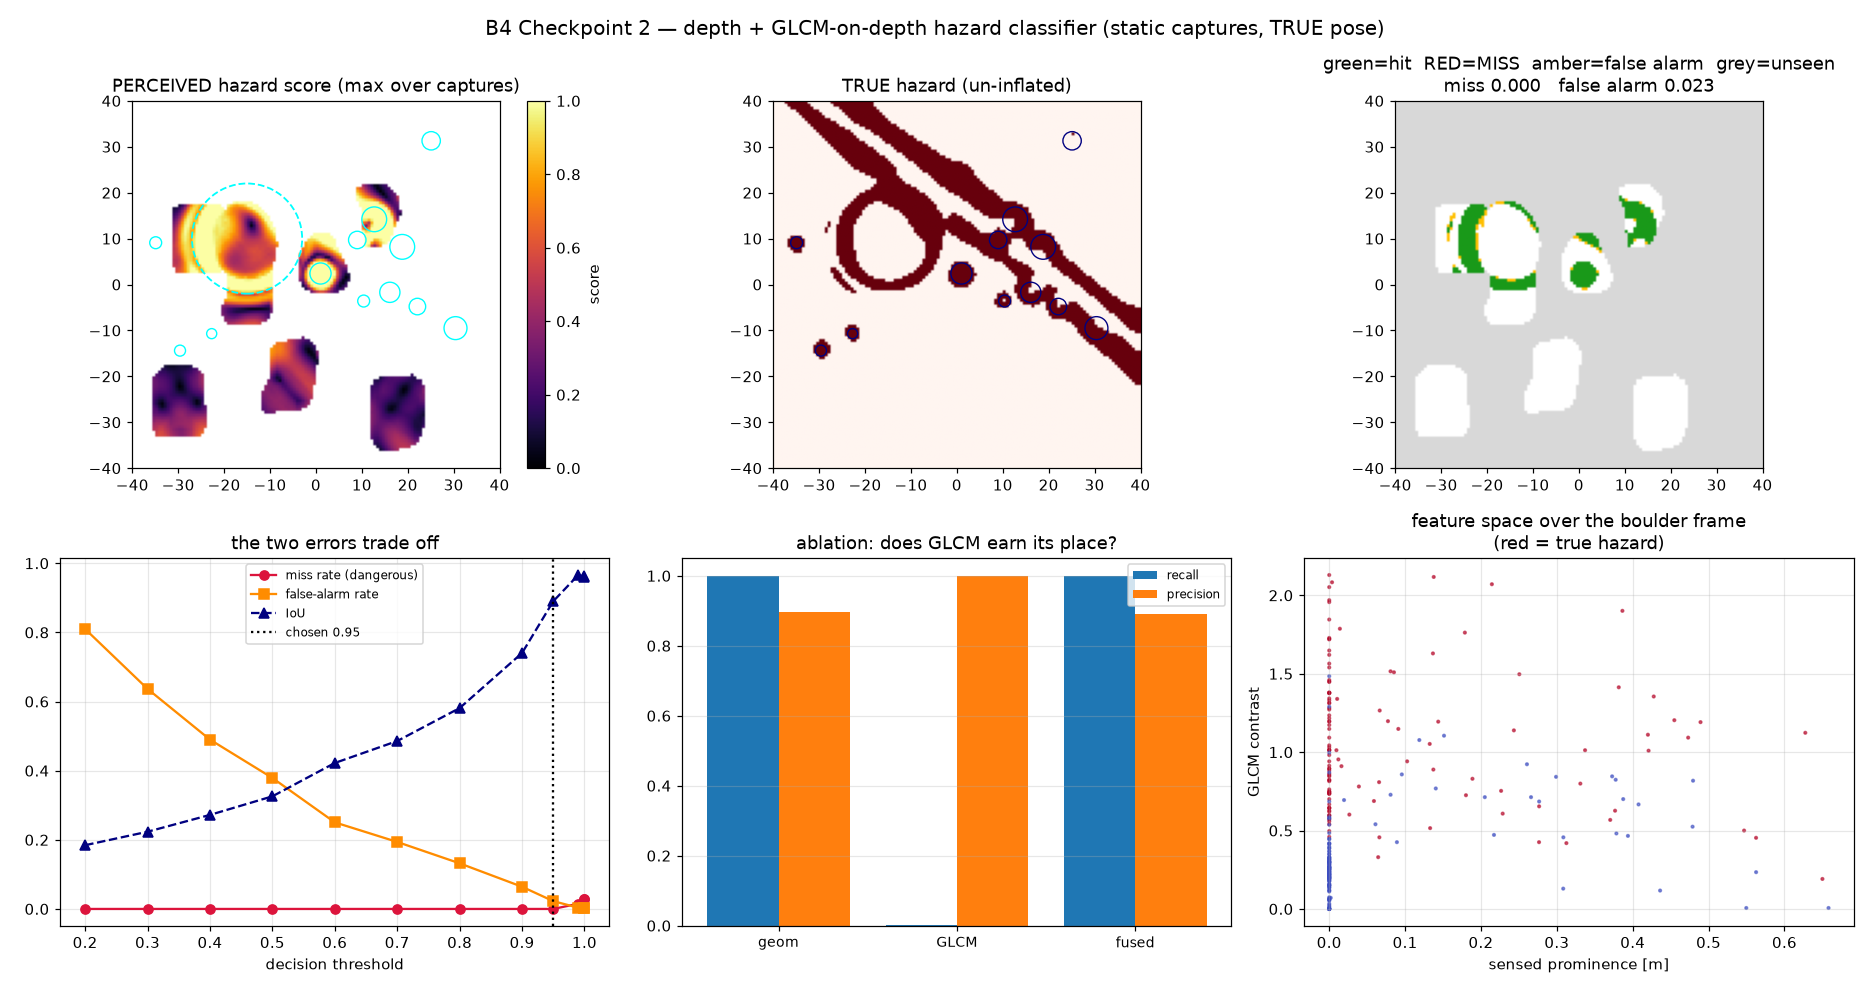

Write the Python code that produced this figure.
"""B4 CHECKPOINT 2 -- per-patch hazard classification, scored against truth."""
import json

import numpy as np
import matplotlib
matplotlib.use("Agg")
import matplotlib.pyplot as plt

import camera_rig
from camera_rig import DownwardCamera
from skyscout_sim import SkyScoutSim
from mars_world import build_heightmap, EXTENT, CELL, CRATER_CENTRE, CRATER_RADIUS
from cost_map import TraversabilityMap, CostParams
from hazard_classify import PerceptParams, score_frame, confusion

RES, FOV, ALT = (320, 240), 60.0, 12.0
ORIGIN = (-EXTENT / 2, -EXTENT / 2)

SITES = [
    ("crater bowl",   (-15.0, 10.0)),
    ("crater rim W",  (-26.0, 10.0)),
    ("crater rim S",  (-15.0, -1.0)),
    ("boulder A",     (12.7, 14.2)),
    ("ridge toe",     (2.0, 6.0)),
    ("open ground SW", (-30.0, -26.0)),
    ("open ground SE", (18.0, -28.0)),
    ("open ground S", (-6.0, -20.0)),
]


def main():
    hmap, feats, rocks = build_heightmap()
    tm = TraversabilityMap(hmap, CELL, ORIGIN, CostParams())
    truth = tm.blocked_raw
    n = tm.n
    pp = PerceptParams()

    print("=== B4 CHECKPOINT 2 -- hazard classification (depth + GLCM-on-depth) ===")
    print(f"  grid {n}x{n} @ {CELL:.3f} m   fine raster {CELL/pp.fine_div:.3f} m")
    print(f"  true hazard cells (un-inflated): {truth.sum()} "
          f"({100*truth.mean():.2f}% of map)")
    print(f"  fusion: noisy-OR  slope^{pp.w_slope} prom^{pp.w_prom} "
          f"rough^{pp.w_rough}   threshold {pp.threshold}")

    sim = SkyScoutSim(start_pos=(SITES[0][1][0], SITES[0][1][1], ALT),
                      logging_level="error", camera_res=RES, camera_fov=FOV)
    rig = DownwardCamera(sim, RES, FOV)
    rig.warm_up()

    acc_score = np.full((n, n), np.nan)
    acc_obs = np.zeros((n, n), bool)
    per_site, frames = [], []

    print(f"\n  {'site':16} {'obs cells':>10} {'true haz':>9} {'recall':>8} "
          f"{'precis':>8} {'miss':>7} {'falarm':>8}")
    for name, (x, y) in SITES:
        pos = np.array([x, y, ALT])
        sim.drone.set_pos(pos)
        depth, _, cam_pos, lookat = rig.capture(pos)
        if rig.self_view_pixels(depth):
            raise SystemExit(f"ABORT: airframe in frame at {name}")
        pts = rig.project(depth, pos)
        r = score_frame(pts, CELL, ORIGIN, n, pp)

        c = confusion(r["score"], truth, r["observed"], pp.threshold)
        per_site.append({"site": name, "xy": [x, y], **c})
        print(f"  {name:16} {c['n_observed']:10d} {c['n_true_hazard']:9d} "
              f"{c['recall']:8.3f} {c['precision']:8.3f} "
              f"{c['miss_rate']:7.3f} {c['false_alarm_rate']:8.3f}")

        m = r["observed"] & np.isfinite(r["score"])
        upd = m & (~acc_obs | (r["score"] > np.nan_to_num(acc_score, nan=-1)))
        acc_score[upd] = r["score"][upd]
        acc_obs |= m
        frames.append({"name": name, "xy": (x, y), "r": r})

    C = confusion(acc_score, truth, acc_obs, pp.threshold)
    print(f"\n=== POOLED over {C['n_observed']} observed cells "
          f"({100*acc_obs.mean():.1f}% of the map) ===")
    print(f"  {'':14}{'pred SAFE':>12}{'pred HAZARD':>13}")
    print(f"  {'true SAFE':14}{C['tn']:12d}{C['fp']:13d}")
    print(f"  {'true HAZARD':14}{C['fn']:12d}{C['tp']:13d}")
    print(f"\n  precision {C['precision']:.3f}   recall {C['recall']:.3f}   "
          f"F1 {C['f1']:.3f}   IoU {C['iou']:.3f}")
    print(f"  MISS rate        {C['miss_rate']:.3f}  "
          f"({C['fn']} real hazard cells called safe)   <-- the dangerous one")
    print(f"  FALSE-ALARM rate {C['false_alarm_rate']:.3f}  "
          f"({C['fp']} safe cells called hazard)        <-- costs range only")

    print(f"\n=== THRESHOLD SWEEP (miss vs false alarm) ===")
    print(f"  {'thr':>6} {'recall':>8} {'precis':>8} {'miss':>8} {'falarm':>8} {'IoU':>7}")
    sweep = []
    for t in [0.2, 0.3, 0.4, 0.5, 0.6, 0.7, 0.8, 0.9, 0.95, 0.99, 0.999, 1.0]:
        c = confusion(acc_score, truth, acc_obs, t)
        sweep.append({"threshold": float(t), **c})
        print(f"  {t:6.2f} {c['recall']:8.3f} {c['precision']:8.3f} "
              f"{c['miss_rate']:8.3f} {c['false_alarm_rate']:8.3f} {c['iou']:7.3f}")

    print(f"\n=== ABLATION -- does GLCM-on-depth add anything over geometry? ===")
    abl = {}
    for tag, kw in (("geometry only (slope+prom)", dict(w_rough=0.0)),
                    ("roughness only (GLCM)", dict(w_slope=0.0, w_prom=0.0)),
                    ("fused (slope+prom+GLCM)", dict())):
        p2 = PerceptParams(**{**pp.__dict__, **kw})
        s = np.full((n, n), np.nan); o = np.zeros((n, n), bool)
        for f in frames:
            pos = np.array([f["xy"][0], f["xy"][1], ALT])
            sim.drone.set_pos(pos)
            depth, _, cp, la = rig.capture(pos)
            rr = score_frame(rig.project(depth, pos), CELL, ORIGIN, n, p2)
            m = rr["observed"] & np.isfinite(rr["score"])
            upd = m & (~o | (rr["score"] > np.nan_to_num(s, nan=-1)))
            s[upd] = rr["score"][upd]; o |= m
        c = confusion(s, truth, o, p2.threshold)
        abl[tag] = c
        print(f"  {tag:28} recall {c['recall']:.3f}  precision {c['precision']:.3f}  "
              f"miss {c['miss_rate']:.3f}  IoU {c['iou']:.3f}")

    print(f"\n=== HAND CHECK -- does a known boulder score high? ===")
    bx, by, br, bh = max(rocks, key=lambda r: r[3])
    i, j = tm.to_grid(bx, by)
    print(f"  tallest boulder ({bx}, {by})  r {br} m  height {bh} m")
    print(f"    cell ({i},{j})  truth hazard = {bool(truth[i,j])}")
    print(f"    perceived score = {acc_score[i,j]:.3f}  "
          f"-> {'HAZARD' if acc_score[i,j] >= pp.threshold else 'SAFE'}")
    print(f"    sensed slope {frames[3]['r']['slope_deg'][i,j]:.1f} deg   "
          f"prominence {frames[3]['r']['prominence_m'][i,j]:.2f} m   "
          f"GLCM contrast {frames[3]['r']['roughness'][i,j]:.2f}")
    print(f"    truth: slope {tm.slope_deg[i,j]:.1f} deg  "
          f"prominence {tm.prominence[i,j]:.2f} m")
    ok_b = acc_score[i, j] >= pp.threshold
    ox, oy = SITES[-3][1]
    oi, oj = tm.to_grid(ox, oy)
    print(f"  open ground ({ox}, {oy}) cell ({oi},{oj})  truth hazard "
          f"{bool(truth[oi,oj])}  perceived {acc_score[oi,oj]:.3f} "
          f"-> {'HAZARD' if acc_score[oi,oj] >= pp.threshold else 'SAFE'}")
    ok_o = acc_score[oi, oj] < pp.threshold
    print(f"  VERDICT: boulder flagged = {ok_b}, open ground clear = {ok_o} "
          f"-> {'PASS' if ok_b and ok_o else 'FAIL'}")

    ext = [-EXTENT/2, EXTENT/2, -EXTENT/2, EXTENT/2]
    fig = plt.figure(figsize=(17, 9))
    gs = fig.add_gridspec(2, 3)

    a = fig.add_subplot(gs[0, 0])
    show = np.where(acc_obs, acc_score, np.nan)
    im = a.imshow(show.T, origin="lower", extent=ext, cmap="inferno", vmin=0, vmax=1)
    a.set_title("PERCEIVED hazard score (max over captures)")
    plt.colorbar(im, ax=a, label="score")
    for x, y, r, hh in rocks:
        a.add_patch(plt.Circle((x, y), r, fill=False, color="cyan", lw=0.9))
    a.add_patch(plt.Circle(CRATER_CENTRE, CRATER_RADIUS, fill=False,
                           color="cyan", lw=1.2, ls="--"))

    a = fig.add_subplot(gs[0, 1])
    a.imshow(truth.T, origin="lower", extent=ext, cmap="Reds")
    a.set_title("TRUE hazard (un-inflated)")
    for x, y, r, hh in rocks:
        a.add_patch(plt.Circle((x, y), r, fill=False, color="navy", lw=0.9))

    a = fig.add_subplot(gs[0, 2])
    err = np.full((n, n, 3), 1.0)
    pred = acc_obs & np.isfinite(acc_score) & (acc_score >= pp.threshold)
    err[acc_obs & truth & pred] = [0.1, 0.6, 0.1]
    err[acc_obs & truth & ~pred] = [0.9, 0.0, 0.0]
    err[acc_obs & ~truth & pred] = [1.0, 0.75, 0.0]
    err[~acc_obs] = [0.85, 0.85, 0.85]
    a.imshow(np.transpose(err, (1, 0, 2)), origin="lower", extent=ext)
    a.set_title(f"green=hit  RED=MISS  amber=false alarm  grey=unseen\n"
                f"miss {C['miss_rate']:.3f}   false alarm {C['false_alarm_rate']:.3f}")

    a = fig.add_subplot(gs[1, 0])
    s = np.array([x["threshold"] for x in sweep])
    a.plot(s, [x["miss_rate"] for x in sweep], "o-", color="crimson",
           label="miss rate (dangerous)")
    a.plot(s, [x["false_alarm_rate"] for x in sweep], "s-", color="darkorange",
           label="false-alarm rate")
    a.plot(s, [x["iou"] for x in sweep], "^--", color="navy", label="IoU")
    a.axvline(pp.threshold, color="k", ls=":", label=f"chosen {pp.threshold}")
    a.set_xlabel("decision threshold"); a.legend(fontsize=8); a.grid(alpha=0.3)
    a.set_title("the two errors trade off")

    a = fig.add_subplot(gs[1, 1])
    names = list(abl.keys())
    xs = np.arange(len(names))
    a.bar(xs - 0.2, [abl[k]["recall"] for k in names], 0.4, label="recall")
    a.bar(xs + 0.2, [abl[k]["precision"] for k in names], 0.4, label="precision")
    a.set_xticks(xs); a.set_xticklabels(["geom", "GLCM", "fused"], fontsize=9)
    a.legend(fontsize=8); a.grid(alpha=0.3, axis="y")
    a.set_title("ablation: does GLCM earn its place?")

    a = fig.add_subplot(gs[1, 2])
    f = frames[3]["r"]
    m = f["observed"]
    a.scatter(np.where(m, f["prominence_m"], np.nan).ravel(),
              np.where(m, f["roughness"], np.nan).ravel(),
              c=np.where(m, truth, np.nan).ravel(), cmap="coolwarm", s=3, alpha=.6)
    a.set_xlabel("sensed prominence [m]"); a.set_ylabel("GLCM contrast")
    a.set_title("feature space over the boulder frame\n(red = true hazard)")
    a.grid(alpha=0.3)

    fig.suptitle("B4 Checkpoint 2 — depth + GLCM-on-depth hazard classifier "
                 "(static captures, TRUE pose)", fontsize=13)
    fig.tight_layout()
    fig.savefig("b4_step2_classify.png", dpi=110)
    print("\n  plot  b4_step2_classify.png")

    with open("b4_step2_classify.json", "w") as fh:
        json.dump({"params": pp.__dict__, "pooled": C, "per_site": per_site,
                   "sweep": sweep,
                   "ablation": {k: v for k, v in abl.items()},
                   "handcheck": {"boulder_flagged": bool(ok_b),
                                 "open_ground_clear": bool(ok_o)}},
                  fh, indent=1, default=float)
    print("  log   b4_step2_classify.json")


if __name__ == "__main__":
    main()
